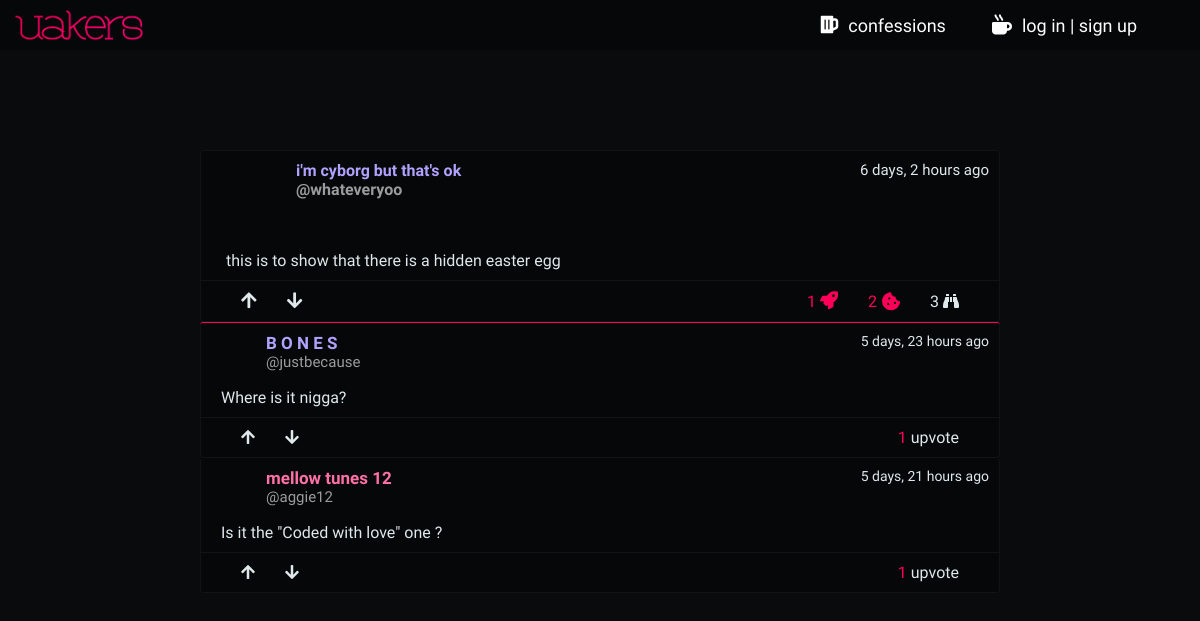
Page /confession/this-is-to-show-that-there-is-a-hidden-easter-egg on the committed database.
### home/models.py (models this page shows, shortened)
class Confessions(models.Model):
    confession_author       = models.ForeignKey(UserProfile, on_delete=models.CASCADE)
    confession_title        = models.CharField(max_length=100)
    confession_body         = models.TextField(blank=False, null=False)
    confession_upvotes      = models.ManyToManyField(UserProfile, related_name='confession_upvotes', blank=True)
    confession_downvotes    = models.ManyToManyField(UserProfile, related_name='confession_downvotes', blank=True)
    confession_upvotes_int  = models.IntegerField(default=0)
    confession_views        = models.IntegerField(default=0)
    date_created_at         = models.DateTimeField(auto_now_add=True)
    confession_updated_at   = models.DateTimeField(auto_now=True)
    confession_slug         = models.SlugField(blank=True, max_length=900)
    def save(self, *args, **kwargs):
        cbody = self.confession_body[:60]
        if not self.id:
            if Confessions.objects.filter(confession_slug=slugify(cbody)).exists():
                count = Confessions.objects.filter(confession_slug__startswith=slugify(cbody)).exclude(pk=self.id).count()
                self.confession_slug = slugify(cbody + str(count))
            else:
                self.confession_slug = slugify(cbody)
        super(Confessions, self).save(*args, **kwargs)

class UserProfile(AbstractUser):
    profile_nickname        = models.CharField(max_length=35)
    profile_year            = models.CharField(max_length=2, choices=YCHOICES)
    profile_sex             = models.CharField(max_length=1, choices=SCHOICES)
    profile_image           = models.CharField(max_length=700, blank=True)
    profile_slug            = models.SlugField(blank=True, max_length=900, unique=True)
    profile_song            = models.CharField(max_length=300, blank=True, null=True)
    def __init__(self, *args, **kwargs):
        self._meta.get_field(
            'username'
        ).validators[0] = CustomUsernameValidator()
        super().__init__(*args, **kwargs)

class ConfessionComment(models.Model):
    comment_confession      = models.ForeignKey(Confessions, on_delete=models.CASCADE)
    comment_author          = models.ForeignKey(UserProfile, on_delete=models.CASCADE)
    comment_body            = models.TextField(blank=False, null=False)
    comment_created_at      = models.DateTimeField(auto_now_add=True)
    comment_upvotes_int     = models.IntegerField(default=0)
    comment_upvotes         = models.ManyToManyField(UserProfile, related_name='comment_upvotes', blank=True)
    comment_downvotes       = models.ManyToManyField(UserProfile, related_name='comment_downvotes', blank=True)
    comment_slug            = models.SlugField(blank=True, max_length=900)

### home/views.py (the view, shortened to what this page needs)
# urls.py: path('confession/<str:confession_slug>', views.confession_view, name='confession_view'),
def confession_view(request, confession_slug):
    cookieset = 'viewed_confession' + confession_slug
    unique_confession = Confessions.objects.get(confession_slug=confession_slug)
    all_confession_comments = ConfessionComment.objects.filter(comment_confession=unique_confession).order_by('-comment_upvotes_int')[:50]
    redirect_next_page = request.POST.get('next_page', '/')
    if request.method == 'GET':
        co_form = ConfessionCommentForm()
    if cookieset in request.COOKIES:
        if request.COOKIES[cookieset] == 'yes':
            pass
        else:
            unique_confession.confession_views += 1;
            unique_confession.save()
    else:
        unique_confession.confession_views += 1;
        unique_confession.save()
    context = {
        'unique_confession': unique_confession,
        'all_confession_comments': all_confession_comments,
        'co_form': co_form,
    }
    response = render(request, 'home/confession_view.html', context)
    response.set_cookie(cookieset, 'yes')
    return response

### uprofile/templatetags/main_external_filters.py (called while the page is built)
@register.filter(name='m_or_f_color')
def m_or_f_color(user_profile):
    morf = False
    if user_profile.profile_sex is 'M':
        morf = 'lmi-m'
    elif user_profile.profile_sex is 'F':
        morf = 'lmi-f'
    else:
        morf = ''
    return morf

### home/templates/home/confession_view.html (shortened to what this page needs)
{% extends 'base.html' %}
{% load static %}
{% block css %}
  <link rel="stylesheet" href="{% static 'home/css/confession_view.css' %}">
  <link rel="stylesheet" href="{% static 'home/css/confession_view900.css' %}" media="screen and (min-width: 0px) and (max-width: 900px)">
{% endblock %}
{% block body %}
  <div class="rest-div">
    <div class="rest-co">
      {% include 'home/confession_view_confession_box.html' %}
      <div class="co-comments">
        {% for comment in all_confession_comments %}
        {% include 'home/confession_view_confession_comment.html' %}
        {% endfor %}
      </div>
    </div>
  </div>
{% endblock %}

### home/templates/home/confession_view_confession_box.html (shortened to what this page needs)
{% load main_external_filters %}
<div class="co-unique">
  <div class="co-up">
    <a href="{% url 'uprofile:profile_view' unique_confession.confession_author.profile_slug %}" class="co-photo-div">
      <div class="co-photo" style="background-image: url({{ unique_confession.confession_author.profile_image }})"></div>
    </a>
    <div class="co-meta-text">
      <div class="co-meta-usr-date">
        <span class="co-meta-usr {{ unique_confession.confession_author|m_or_f_color }}">
          {{ unique_confession.confession_author.profile_nickname }}
        </span>
        <span class="co-meta-date ff-num">
          {{ unique_confession.date_created_at|timesince }} ago
        </span>
      </div>
      <span class="co-meta-username">
        @{{ unique_confession.confession_author.username }}
      </span>
      <div class="co-meta-title-div">
      </div>
    </div>
  </div>
  <div class="co-down">
    {{ unique_confession.confession_body|linebreaks }}
  </div>
  <div class="co-rank">
    <div class="co-vote">
      <a class="co-upd co-upd-upvote co-anchor" href="{% url 'home:upvote_view' 'confession' unique_confession.confession_slug %}">
        <i class="fas fa-arrow-up co-upd-i co-i-upvote co-upvote-downvote-gylph {% if request.user in unique_confession.confession_upvotes.all %} co-upd-i-active {% endif %}"></i>
      </a>
      <a class="co-upd co-upd-downvote co-anchor" href="{% url 'home:downvote_view' 'confession' unique_confession.confession_slug %}">
        <i class="fas fa-arrow-down co-upd-i co-i-downvote co-upvote-downvote-gylph {% if request.user in unique_confession.confession_downvotes.all %} co-upd-i-active {% endif %}"></i>
      </a>
    </div>
    <div class="co-upd-info co-numbers">
      <p class="co-upd-iu co-upvote-par">
        <span class="ff-emp ff-num co-upvote-digit">{{ unique_confession.confession_upvotes_int }}</span>
        <i class="fas fa-rocket co-cai" data-title="upvotes"></i>
      </p>
      <div class="co-comment-announcer">
        <span class="co-cat-nr">{{ unique_confession.confessioncomment_set.count }}</span>
        <i class="fas fa-cookie-bite co-cai" data-title="comments"></i>
      </div>
      <p class="co-upd-iu">{{ unique_confession.confession_views }}
        <i class="fas fa-binoculars" data-title="views"></i>
      </p>
    </div>
  </div>
</div>

### home/templates/home/confession_view_confession_comment.html
{% load main_external_filters %}
<div class="comment-main">
  <div class="comment-up">
    <a href="{% url 'uprofile:profile_view' comment.comment_author.profile_slug %}" class="comment-photo-div">
      <div class="comment-photo" style="background-image: url({{ comment.comment_author.profile_image }})"></div>
    </a>
    <div class="comment-up-text">
      <p class="comment-up-nickname {{ comment.comment_author|m_or_f_color }}">
        {{ comment.comment_author.profile_nickname }}
      </p>
      <p class="comment-up-username">
        @{{ comment.comment_author.username }}
      </p>
      <p class="comment-up-date">
        {{ comment.comment_created_at|timesince }} ago
      </p>
    </div>
  </div>
  <div class="comment-down">
    <div class="comment-body">
      {{ comment.comment_body|linebreaks }}
    </div>
  </div>
  <div class="co-cm-rank">
    <div class="co-cm-functions">
      <a class="co-cm-a co-upd co-upd-upvote co-anchor" href="{% url 'home:upvote_view' 'comment' comment.comment_slug %}">
        <i class="fas fa-arrow-up co-upvote-downvote-gylph {% if request.user in comment.comment_upvotes.all %} co-upd-i-active {% endif %}"></i>
      </a>
      <a class="co-cm-a co-upd co-upd-downvote co-anchor" href="{% url 'home:downvote_view' 'comment' comment.comment_slug %}">
        <i class="fas fa-arrow-down co-upvote-downvote-gylph {% if request.user in comment.comment_downvotes.all %} co-upd-i-active {% endif %}"></i>
      </a>
    </div>
    <div class="co-cm-figures co-upd-info co-numbers">
      <p class='co-cm-f co-upvote-par'>
        <span class="ff-emp co-upvote-digit">{{ comment.comment_upvotes_int }}</span>
        {% if comment.comment_upvotes_int is 1 %} upvote {% else %} upvotes {% endif %}
      </p>
    </div>
  </div>
</div>

### home/static/base.css (style rules this page uses)
* { margin: 0; padding: 0; font-family: 'Oxygen', sans-serif; font-size: 16px; transition: all 0.2s ease-in-out; text-decoration: none; box-sizing: border-box; }
:root { --main-highlight-color: #ff0058; --darker-highlight-color: #D9004B; --opaque-highlight-color: rgba(255, 0, 88, 0.6); --secondary-highlight-color: #ff4021; --main-background-color: #0B0C0D; --opaque-main-background-color: rgba(11, 12, 13, 0.8); --darker-background-color: #060708; --upto-darker-background-color: #09090A; --lighter-background-color: #111314; --main-text-color: #fefefe; --soothed-text-color: #DFE8EB; --opaque-text-color: rgba(255, 255, 255, 0.6); --female-main-color: #FF71A5; --male-main-color: #B1A2FF; --qa-main-color: #004A99; --confession-main-color: #08A6A4; --warning-main-color: #990016; }
body { background-color: var(--main-background-color); padding-top: 50px; }
a, a:link, a:visited, a:hover { text-decoration: none; }
.ff-num { font-family: 'Quicksand', sans-serif; }
[data-title]:after { content: attr(data-title); color: var(--soothed-text-color); padding: 5px 12px; background-color: var(--darker-background-color); border: 1px solid var(--lighter-background-color); position: absolute; bottom: 20px; right: -15px; opacity: 0; z-index: 99999; visibility: hidden; font-family: 'Oxygen', sans-serif; font-weight: 400; font-size: 16px; }
[data-title] { position: relative; }
.lmi-f { color: var(--female-main-color); }
.lmi-m { color: var(--male-main-color); }

### home/static/base850.css (style rules this page uses)
body { padding: 0px; }

### home/static/home/css/confession_view900.css (style rules this page uses)
.co-unique { border-color: var(--darkest-background-color); }
.co-up { position: relative; }
.co-photo-div { position: absolute; left: 15px; top:15px; }
.co-meta-usr-date { display: flex; flex-direction: column; margin-left: 80px; }
.co-meta-title-div { margin-top: 30px; padding-left: 10px; }
.rest-div { box-sizing: border-box; padding: 0px; padding: 15px; }
.co-rank { flex-direction: column; justify-content: center; align-items: center; }
.co-upd { display: flex; justify-content: space-between; margin: 0 10px; }
.co-upd-i, .co-upd-iu { margin: 0px; }
.co-upd-iu { margin: 0 10px; }
.co-vote, .co-upd-info, .co-comment-announcer { margin: 0px; width: 100%; display: flex; justify-content: center; padding: 5px 0; border-top: 1px solid var(--main-background-color); }
.co-rank { padding: 0px; }

### rows in the picture
Confessions: confession_author.profile_nickname "i'm cyborg but that's ok", date_created_at "6 days, 2 hours", confession_author.username "whateveryoo", confession_body "this is to show that there is a hidden easter egg", confession_upvotes_int "1", confessioncomment_set.count "2", confession_views "3"
ConfessionComment: comment_author.profile_nickname "B O N E S", comment_author.username "justbecause", comment_created_at "5 days, 23 hours", comment_body "Where is it nigga?", comment_upvotes_int "1"
ConfessionComment: comment_author.profile_nickname "mellow tunes 12", comment_author.username "aggie12", comment_created_at "5 days, 21 hours", comment_body "Is it the \"Coded with love\" one ?", comment_upvotes_int "1"
